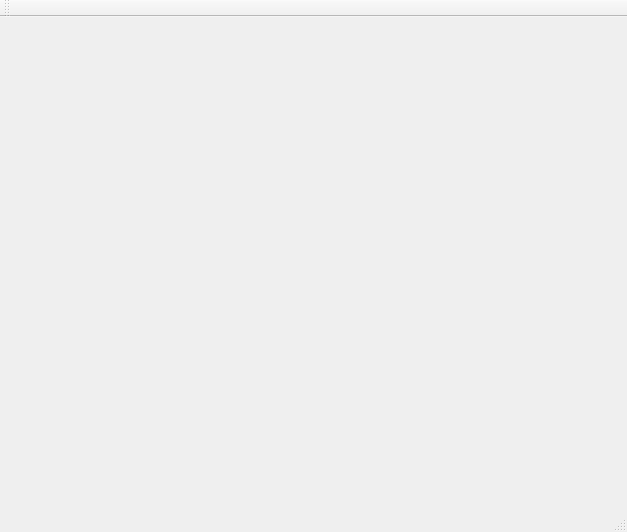
<?xml version="1.0" encoding="UTF-8"?>
<ui version="4.0">
 <class>MainWindow</class>
 <widget class="QMainWindow" name="MainWindow">
  <property name="geometry">
   <rect>
    <x>0</x>
    <y>0</y>
    <width>627</width>
    <height>532</height>
   </rect>
  </property>
  <property name="windowTitle">
   <string>MainWindow</string>
  </property>
  <widget class="QWidget" name="centralWidget">
   <widget class="QGLESWIDGET" name="widget" native="true">
    <property name="geometry">
     <rect>
      <x>10</x>
      <y>10</y>
      <width>600</width>
      <height>400</height>
     </rect>
    </property>
   </widget>
  </widget>
  <widget class="QMenuBar" name="menuBar">
   <property name="geometry">
    <rect>
     <x>0</x>
     <y>0</y>
     <width>627</width>
     <height>25</height>
    </rect>
   </property>
  </widget>
  <widget class="QToolBar" name="mainToolBar">
   <attribute name="toolBarArea">
    <enum>TopToolBarArea</enum>
   </attribute>
   <attribute name="toolBarBreak">
    <bool>false</bool>
   </attribute>
  </widget>
  <widget class="QStatusBar" name="statusBar"/>
 </widget>
 <layoutdefault spacing="6" margin="11"/>
 <customwidgets>
  <customwidget>
   <class>QGLESWIDGET</class>
   <extends>QWidget</extends>
   <header>qgleswidget.h</header>
   <container>1</container>
  </customwidget>
 </customwidgets>
 <resources/>
 <connections/>
</ui>
